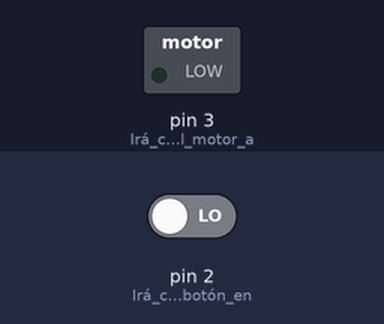
A sketch run on a simulated Arduino Uno, built with avr-gcc and run on an emulated ATmega328P. Parts: switched loads named in the sketch (green lamp = pin HIGH). The inputs (shaded band) are chosen by the test bench; at power-on: pin 2 (Irá_conectado_un_botón_en) LOW.

Above: at 1.2 s.
1.3 s: pin 2 (Irá_conectado_un_botón_en) driven HIGH
At 2.67 s:
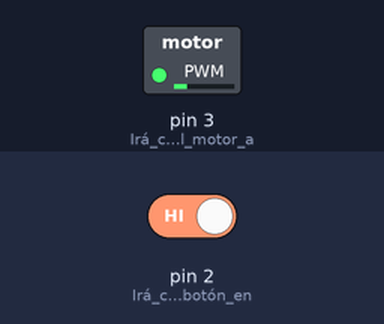
At 3.87 s:
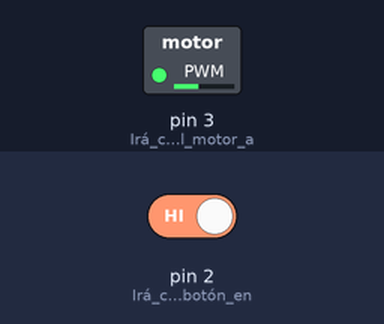
Timing chart, 0 to 13.3 s (numbered marks = the images above; inputs shaded):
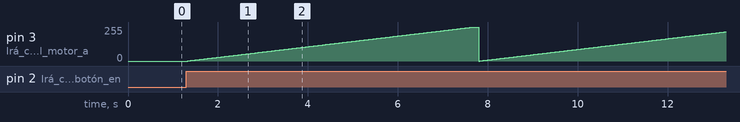

The sketch:

Regulador_de_velocidad_en_motor-con-botones.ino
```cpp
//Variables:
int velocidad; //Variable de la velocidad

void setup() {
  pinMode(2, INPUT); //Irá conectado un botón en la patilla 2
  pinMode(3, OUTPUT); //Irá conectado el motor a la patilla 3
}

void loop() {

  if(digitalRead(2)==HIGH){
    //For que hara que la variable velocidad incremente
    for(velocidad=0;velocidad < 256;velocidad++){
      analogWrite(3, velocidad); //Incremento en el voltaje en la patilla 3
      delay(25); //Retardo que define la rapidez en el aumento de la velocidad
    }
  }
  else{
    //Si el boton no esta presionado
    digitalWrite(3, LOW); //Apaga el motor
  }

  delay(100); //Retardo de lectura del boton
}
```
